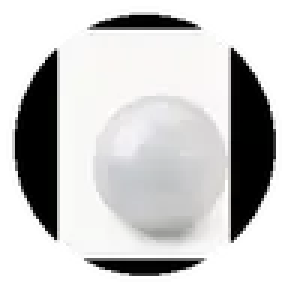
#> input picture assets/beads/agate-blanche.webp, 96 x 96 px (shown 3 times larger); its folder holds only this picture in this run
$ python generate-visuals.py
#> lines starting #> are read from the running program, lines starting #| are printed output that depends on the picture
#!/usr/bin/env python3
from __future__ import annotations

import argparse
import math
from pathlib import Path
from PIL import Image, ImageDraw, ImageFilter, ImageOps, ImageEnhance

ROOT = Path(__file__).resolve().parents[1]
BEADS = ROOT / "assets" / "beads"
MEDIA = ROOT / "assets" / "media"

NAVY = (28, 42, 68, 255)
CREAM = (247, 244, 238, 255)
PAPER = (251, 250, 246, 255)


def gradient(size: tuple[int, int], top: tuple[int, int, int, int], bottom: tuple[int, int, int, int]) -> Image.Image:
    w, h = size
    out = Image.new("RGBA", size)
    px = out.load()
    for y in range(h):
        t = y / max(1, h - 1)
        c = tuple(int(top[i] * (1 - t) + bottom[i] * t) for i in range(4))
        for x in range(w):
            px[x, y] = c
    return out


def warm_background(size: tuple[int, int], wood: bool = False) -> Image.Image:
    w, h = size
    bg = gradient(size, (252, 250, 245, 255), (231, 225, 215, 255))
    draw = ImageDraw.Draw(bg, "RGBA")
    if wood:
        step = max(42, h // 22)
        for y in range(-h // 4, h + h // 3, step):
            draw.line((0, y, w, y + h // 5), fill=(151, 112, 76, 32), width=max(3, h // 260))
            draw.line((0, y + step // 3, w, y + h // 5 + step // 3), fill=(255, 255, 255, 35), width=max(2, h // 330))
    return bg


def load_bead(slug: str, size: int = 220) -> Image.Image:
    im = Image.open(BEADS / f"{slug}.webp").convert("RGBA")
    alpha = im.getchannel("A")
    bbox = alpha.getbbox()
    if bbox:
        im = im.crop(bbox)
    im.thumbnail((size - 8, size - 8), Image.Resampling.LANCZOS)
    canvas = Image.new("RGBA", (size, size), (0, 0, 0, 0))
    canvas.alpha_composite(im, ((size - im.width) // 2, (size - im.height) // 2))
    return canvas


def paste_center(base: Image.Image, obj: Image.Image, center: tuple[float, float]) -> None:
    base.alpha_composite(obj, (int(center[0] - obj.width / 2), int(center[1] - obj.height / 2)))


def add_shadow(base: Image.Image, obj: Image.Image, center: tuple[float, float], blur: int = 12, opacity: int = 70, dy: int = 9) -> None:
    alpha = obj.getchannel("A")
    pad = blur * 3
    shadow = Image.new("RGBA", (obj.width + pad * 2, obj.height + pad * 2), (16, 24, 34, 0))
    a = Image.new("L", shadow.size, 0)
    a.paste(alpha, (pad, pad + dy))
    a = a.filter(ImageFilter.GaussianBlur(blur))
    a = a.point(lambda p: int(p * opacity / 255))
    shadow.putalpha(a)
    paste_center(base, shadow, center)


def metallic_clasp(size: tuple[int, int] = (1000, 600)) -> Image.Image:
    scale = 2
    w, h = size[0] * scale, size[1] * scale
    layer = Image.new("RGBA", (w, h), (0, 0, 0, 0))

    shadow = Image.new("RGBA", (w, h), (0, 0, 0, 0))
    sd = ImageDraw.Draw(shadow, "RGBA")
    sd.ellipse((120 * scale, 245 * scale, 470 * scale, 465 * scale), fill=(10, 20, 35, 70))
    sd.rounded_rectangle((420 * scale, 285 * scale, 775 * scale, 395 * scale), radius=45 * scale, fill=(10, 20, 35, 55))
    shadow = shadow.filter(ImageFilter.GaussianBlur(22 * scale))
    layer.alpha_composite(shadow)

    shaft_mask = Image.new("L", (w, h), 0)
    sm = ImageDraw.Draw(shaft_mask)
    sm.rounded_rectangle((430 * scale, 255 * scale, 800 * scale, 365 * scale), radius=35 * scale, fill=255)
    shaft_grad = gradient((w, h), (252, 253, 254, 255), (111, 124, 138, 255))
    layer.alpha_composite(Image.composite(shaft_grad, Image.new("RGBA", (w, h)), shaft_mask))
    d = ImageDraw.Draw(layer, "RGBA")
    d.rounded_rectangle((485 * scale, 268 * scale, 765 * scale, 293 * scale), radius=12 * scale, fill=(255, 255, 255, 145))

    body_mask = Image.new("L", (w, h), 0)
    bm = ImageDraw.Draw(body_mask)
    bm.ellipse((125 * scale, 205 * scale, 490 * scale, 450 * scale), fill=255)
    body_grad = gradient((w, h), (225, 232, 237, 255), (78, 91, 104, 255))
    layer.alpha_composite(Image.composite(body_grad, Image.new("RGBA", (w, h)), body_mask))
    d.ellipse((135 * scale, 320 * scale, 480 * scale, 465 * scale), fill=(85, 96, 108, 215))

    face_mask = Image.new("L", (w, h), 0)
    fm = ImageDraw.Draw(face_mask)
    fm.ellipse((120 * scale, 170 * scale, 480 * scale, 395 * scale), fill=255)
    face_grad = gradient((w, h), (255, 255, 255, 255), (167, 181, 193, 255))
    layer.alpha_composite(Image.composite(face_grad, Image.new("RGBA", (w, h)), face_mask))
    d = ImageDraw.Draw(layer, "RGBA")
    d.ellipse((128 * scale, 178 * scale, 472 * scale, 386 * scale), outline=(91, 104, 118, 225), width=4 * scale)
    d.ellipse((155 * scale, 190 * scale, 425 * scale, 255 * scale), fill=(255, 255, 255, 65))
    d.line((300 * scale, 390 * scale, 300 * scale, 438 * scale), fill=(55, 66, 78, 220), width=7 * scale)
    d.line((300 * scale, 438 * scale, 360 * scale, 438 * scale), fill=(55, 66, 78, 220), width=7 * scale)

    d.rounded_rectangle((755 * scale, 225 * scale, 835 * scale, 395 * scale), radius=38 * scale, fill=(14, 18, 23, 255))
    d.rounded_rectangle((766 * scale, 236 * scale, 794 * scale, 382 * scale), radius=12 * scale, fill=(72, 79, 86, 110))

    bbox = layer.getbbox()
    obj = layer.crop(bbox).rotate(-7, expand=True, resample=Image.Resampling.BICUBIC)
    obj.thumbnail((920 * scale, 500 * scale), Image.Resampling.LANCZOS)
    final = Image.new("RGBA", (w, h), (0, 0, 0, 0))
    final.alpha_composite(obj, ((w - obj.width) // 2, (h - obj.height) // 2))
    return final.resize(size, Image.Resampling.LANCZOS)


def stage(stones: list[str], spacer: str | None = None, size: int = 1400, clasp_angle: float = 0) -> Image.Image:
    result = Image.new("RGBA", (size, size), (0, 0, 0, 0))
    cx, cy = size / 2, size * 0.455
    radius = size * 0.368
    gap = 48
    start = 90 + gap / 2
    span = 360 - gap
    bead_size = int(size * 0.123)

    points = []
    for i in range(260):
        angle = math.radians(start + span * i / 259)
        points.append((cx + math.cos(angle) * radius, cy + math.sin(angle) * radius))
    cord = Image.new("RGBA", result.size, (0, 0, 0, 0))
    ImageDraw.Draw(cord).line(points, fill=(39, 43, 48, 205), width=max(9, size // 90), joint="curve")
    result.alpha_composite(cord)

    centers = []
    for i in range(len(stones)):
        angle = math.radians(start + span * i / max(1, len(stones) - 1))
        centers.append((cx + math.cos(angle) * radius, cy + math.sin(angle) * radius, angle))

    if spacer:
        colors = {
            "metal": ((92, 100, 110, 255), (178, 185, 192, 170)),
            "inox": ((192, 201, 208, 255), (255, 255, 255, 190)),
            "argent": ((228, 232, 236, 255), (255, 255, 255, 220)),
        }
        fill, hi = colors[spacer]
        for index in (2, 7, 12):
            if index >= len(stones) - 1:
                continue
            angle = (centers[index][2] + centers[index + 1][2]) / 2
            x = cx + math.cos(angle) * radius
            y = cy + math.sin(angle) * radius
            sp = Image.new("RGBA", (92, 48), (0, 0, 0, 0))
            dd = ImageDraw.Draw(sp, "RGBA")
            dd.rounded_rectangle((8, 10, 84, 38), radius=10, fill=fill, outline=(83, 91, 100, 170), width=2)
            dd.rounded_rectangle((18, 12, 74, 18), radius=3, fill=hi)
            sp = sp.rotate(-math.degrees(angle) - 90, expand=True, resample=Image.Resampling.BICUBIC)
            paste_center(result, sp, (x, y))

    for (x, y, _), slug in zip(centers, stones):
        bead = load_bead(slug, bead_size)
        add_shadow(result, bead, (x, y), blur=max(5, size // 210), opacity=75, dy=max(4, size // 170))
        paste_center(result, bead, (x, y))

    clasp = metallic_clasp((1000, 600))
    clasp.thumbnail((int(size * 0.225), int(size * 0.135)), Image.Resampling.LANCZOS)
    clasp = clasp.rotate(clasp_angle, expand=True, resample=Image.Resampling.BICUBIC)
    add_shadow(result, clasp, (cx, size * 0.82), blur=max(6, size // 170), opacity=60, dy=max(4, size // 180))
    paste_center(result, clasp, (cx, size * 0.82))
    return result


def packshot(stones: list[str], spacer: str | None = None, angle: float = 0) -> Image.Image:
    bg = warm_background((1400, 1400))
    ring = stage(stones, spacer=spacer, size=1400, clasp_angle=angle)
    shadow = ring.getchannel("A").filter(ImageFilter.GaussianBlur(22))
    sh = Image.new("RGBA", bg.size, (18, 28, 42, 0))
    sh.putalpha(shadow.point(lambda p: int(p * 0.13)))
    bg.alpha_composite(sh, (0, 14))
    bg.alpha_composite(ring)
    return bg.convert("RGB")


def save_webp(image: Image.Image, name: str, quality: int = 88) -> None:
    image.save(MEDIA / name, "WEBP", quality=quality, method=6)


# [86 lines left out: functions reserve_image, hero_scene, clasp_detail, apply_code_fixes, not called in this run]


def generate_assets() -> None:
    MEDIA.mkdir(parents=True, exist_ok=True)
    clasp = metallic_clasp()
#> in metallic_clasp, `layer = Image.new("RGBA", (w, h), (0, 0, 0, 0))`: layer: PIL image 2000x1200 RGBA; every value is 0
#> in metallic_clasp, `shaft_mask = Image.new("L", (w, h), 0)`: shaft_mask: PIL image 2000x1200 L; every value is 0
#> in metallic_clasp, `face_grad = gradient((w, h), (255, 255, 255, 255), (167, 181, 193, 255))`:
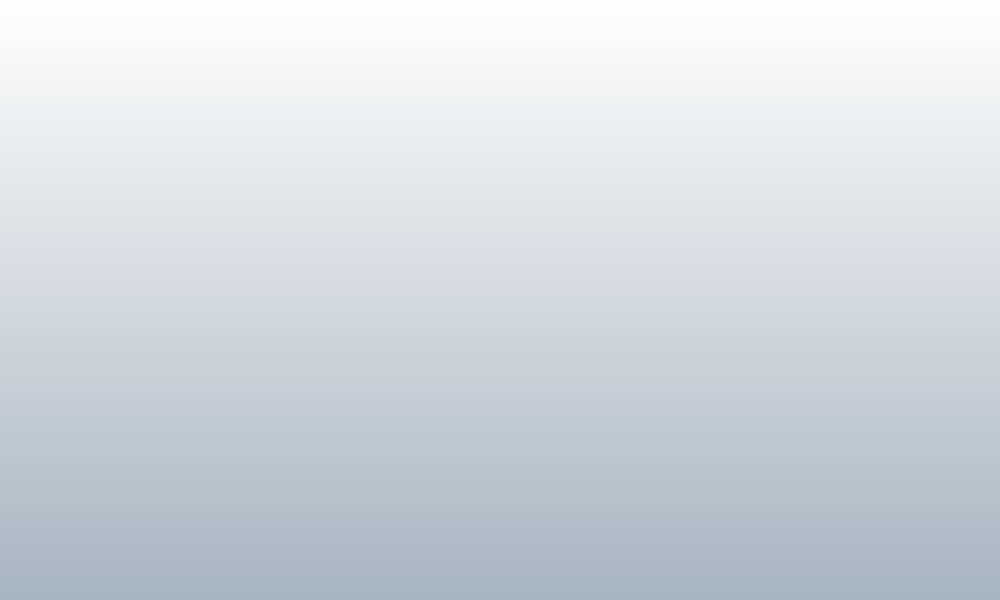
#> face_grad: PIL image 2000x1200 RGBA (shown at 1/2 size); mean R, G, B, A 210.5, 217.5, 223.5, 255; transparent parts drawn white
#> in metallic_clasp, `layer.alpha_composite(Image.composite(face_grad, Image.new("RGBA", (w,..`:
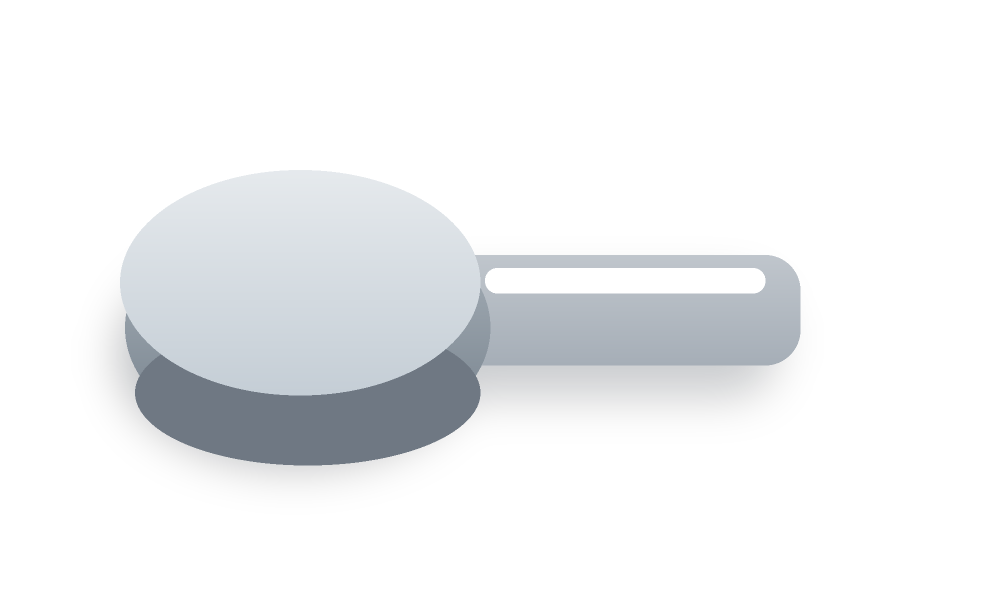
#> layer: PIL image 2000x1200 RGBA (shown at 1/2 size); mean R, G, B, A 38, 39.7, 41.5, 51.6; transparent parts drawn white
#> in metallic_clasp, `bbox = layer.getbbox()`: bbox = (141, 340, 1671, 1030)
#> in metallic_clasp, `obj = layer.crop(bbox).rotate(-7, expand=True, resample=Image.Resampli..`:
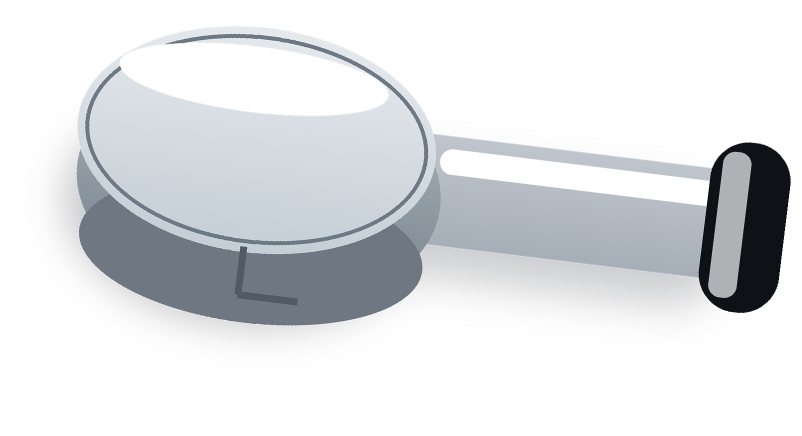
#> obj: PIL image 1604x872 RGBA (shown at 1/2 size); mean R, G, B, A 64.1, 67, 70, 84.7; transparent parts drawn white
    clasp.save(MEDIA / "clasp-cutout.webp", "WEBP", quality=92, method=6)

    packs = {
        "essentiel": ["agate-blanche", "quartz-clair", "howlite", "agate-blanche", "aventurine-verte", "agate-blanche", "quartz-clair", "howlite", "agate-blanche", "quartz-clair", "onyx-noir", "agate-blanche", "aventurine-verte", "howlite", "quartz-clair", "agate-blanche"],
        "metal": ["howlite", "onyx-noir", "oeil-de-tigre", "howlite", "onyx-noir", "oeil-de-tigre", "howlite", "onyx-noir", "oeil-de-tigre", "howlite", "onyx-noir", "oeil-de-tigre", "howlite", "onyx-noir", "oeil-de-tigre", "howlite"],
        "inox": ["sodalite", "lapis-lazuli", "onyx-noir", "howlite", "sodalite", "lapis-lazuli", "onyx-noir", "howlite", "sodalite", "lapis-lazuli", "onyx-noir", "howlite", "sodalite", "lapis-lazuli", "onyx-noir", "howlite"],
        "argent": ["quartz-rose", "amethyste", "quartz-clair", "agate-blanche", "quartz-rose", "amethyste", "quartz-clair", "agate-blanche", "quartz-rose", "amethyste", "quartz-clair", "agate-blanche", "quartz-rose", "amethyste", "quartz-clair", "agate-blanche"],
        "signature": ["onyx-noir"] * 16,
    }
    for name, stones in packs.items():
        spacer = name if name in {"metal", "inox", "argent"} else None
        save_webp(packshot(stones, spacer=spacer, angle={"essentiel": -2, "metal": 2, "inox": -3, "argent": 1, "signature": -1}[name]), f"packshot-{name}.webp")
#> in gradient (call 4), `out = Image.new("RGBA", size)`: out: PIL image 1400x1400 RGBA; every value is 0
#> in warm_background, `bg = gradient(size, (252, 250, 245, 255), (231, 225, 215, 255))`:
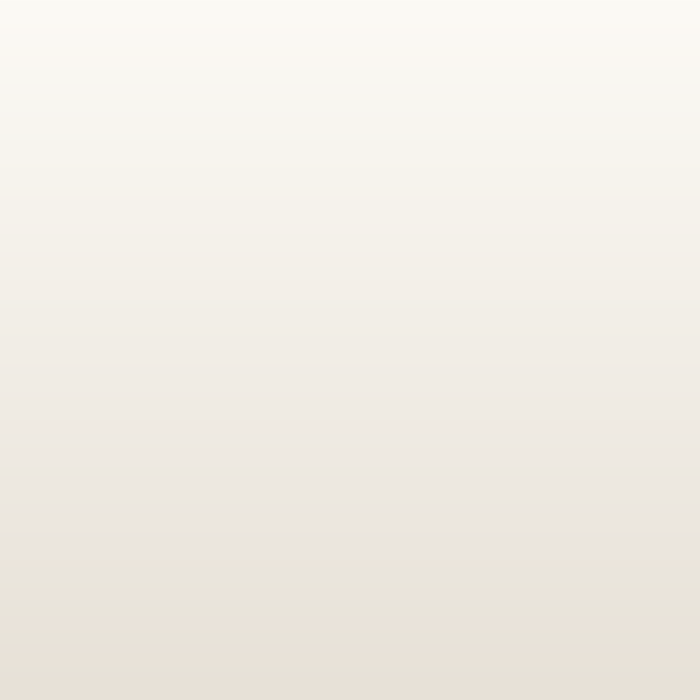
#> bg: PIL image 1400x1400 RGBA (shown at 1/2 size); mean R, G, B, A 241, 237, 229.5, 255; transparent parts drawn white
#> in load_bead, im is the input picture: PIL image 96x96 RGBA; mean R, G, B, A 117.9, 117.7, 117.4, 164.3
#> in load_bead, `alpha = im.getchannel("A")`:
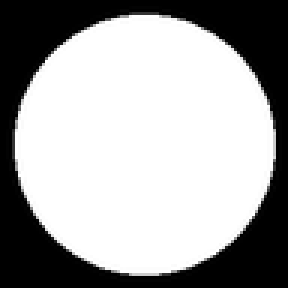
#> alpha: PIL image 96x96 L (shown 3 times larger); min 0, max 255, mean 164.3
#> in load_bead, `bbox = alpha.getbbox()`: bbox = (2, 2, 94, 94)
#> in load_bead, `canvas = Image.new("RGBA", (size, size), (0, 0, 0, 0))`: canvas: PIL image 172x172 RGBA; every value is 0
#> in add_shadow, `a = Image.new("L", shadow.size, 0)`: a: PIL image 208x208 L; every value is 0
#> in add_shadow, `a = a.point(lambda p: int(p * opacity / 255))`:
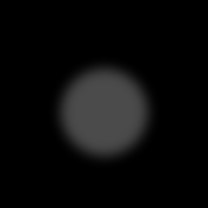
#> a: PIL image 208x208 L; min 0, max 75, mean 10.2
#> in add_shadow, `shadow.putalpha(a)`:
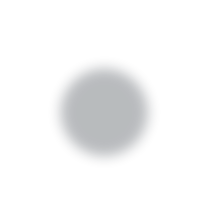
#> shadow: PIL image 208x208 RGBA; mean R, G, B, A 16, 24, 34, 10.2; transparent parts drawn white

    mixed = ["howlite", "agate-rouge", "oeil-de-tigre", "agate-blanche", "aventurine-verte", "onyx-noir", "quartz-rose", "sodalite", "lapis-lazuli", "amethyste", "quartz-clair", "jaspe", "agate-verte", "aventurine-jaune", "obsidienne-or", "gres-bleu"]
    save_webp(packshot(mixed, angle=-4), "bracelet-single-a.webp")
    save_webp(packshot(packs["essentiel"], angle=4), "bracelet-single-b.webp")
    save_webp(packshot(packs["metal"], spacer="metal", angle=3), "bracelet-single-d.webp")
    save_webp(packshot(packs["argent"], spacer="argent", angle=-2), "bracelet-single-e.webp")
    save_webp(packshot(mixed, angle=0), "collections-overview.webp")
    save_webp(hero_scene(mixed), "hero-lifestyle.webp", quality=90)
    save_webp(clasp_detail(), "clasp-detail.webp", quality=90)
    save_webp(reserve_image(False), "packshot-reserve.webp")
    save_webp(reserve_image(True), "reserve-lifestyle.webp")


def main() -> None:
    parser = argparse.ArgumentParser()
    parser.add_argument("--assets-only", action="store_true")
    args = parser.parse_args()
    generate_assets()
    if not args.assets_only:
        apply_code_fixes()


if __name__ == "__main__":
#> (the run stopped early here; a loop or call above may not have finished)
